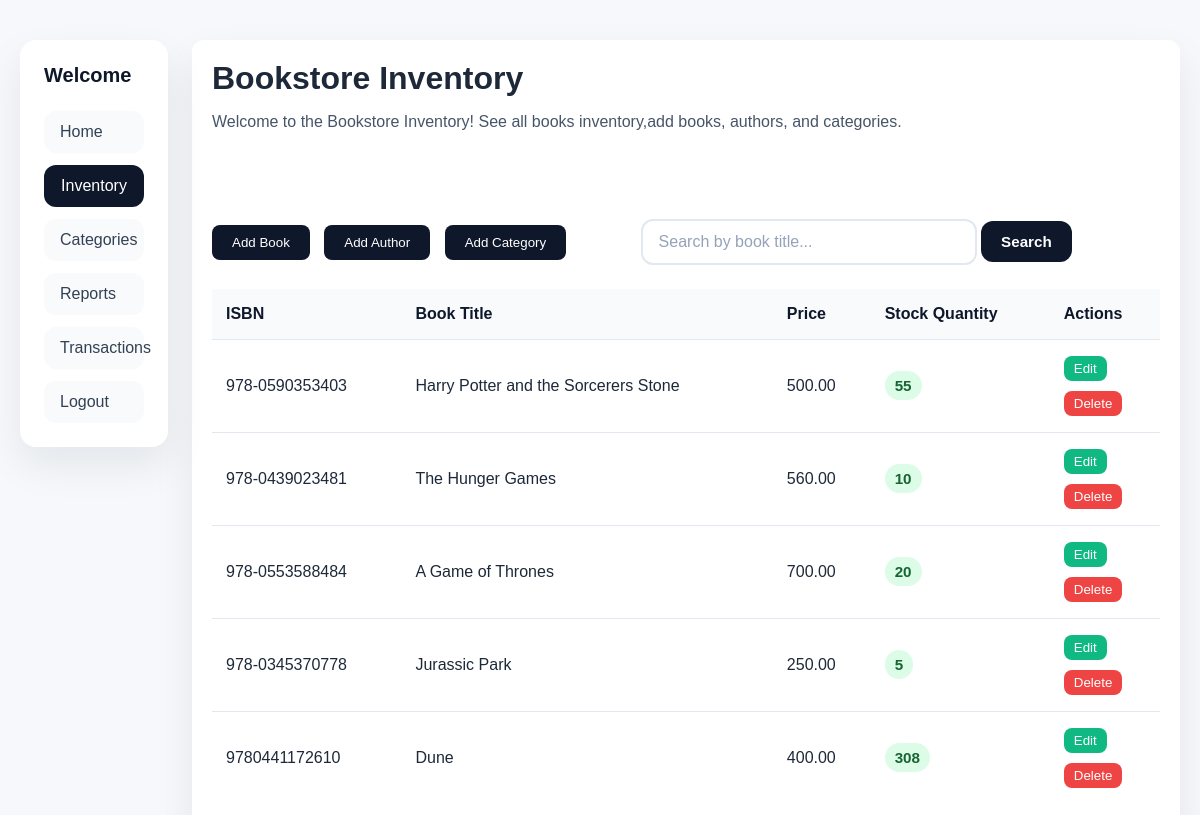
The app's page /index2.php with its own data.
### tables this page shows
CREATE TABLE `books` (
  `book_id` int(11) NOT NULL,
  `isbn` varchar(20) NOT NULL,
  `title` varchar(150) NOT NULL,
  `author_id` int(11) NOT NULL,
  `category_id` int(11) NOT NULL,
  `price` decimal(10,2) NOT NULL,
  `stock_quantity` int(11) NOT NULL
);

### get.php (called while the page is built, shortened)
<?php
    include "database.php";
    $queryBooks = "SELECT book_id, isbn, title, price, stock_quantity FROM books;";
    $sqlBooks = mysqli_query($connection, $queryBooks);
?>

### index2.php (the view, shortened to what this page needs)
<?php
    include "get.php";
?>
<!DOCTYPE html>
<html lang="en">
<head>
    <link rel="stylesheet" href="styles.css">
</head>
<body>
    <div class="layout">
        <aside class="sidebar">
            <div class="sidebar-header">
                <h2>Welcome</h2>
            </div>
            <nav class="sidebar-nav">
                <a href="index.php">Home</a>
                <a href="#" style="background: #0f172a; color: #ffffff; text-align: center;">Inventory</a>
                <a href="categories.php">Categories</a>
                <a href="reports.php">Reports</a>
                <a href="transactions.php">Transactions</a>
                <a href="logout.php">Logout</a>
            </nav>
        </aside>
        <div class="container">
            <h1>Bookstore Inventory</h1>
            <p>Welcome to the Bookstore Inventory! See all books inventory,add books, authors, and categories.</p>
            <button class="addBooks" onclick="window.location.href='addBook.php'">Add Book</button>
            <button class="addBooks" onclick="window.location.href='addAuthor.php'">Add Author</button>
            <button class="addBooks" onclick="window.location.href='addCategory.php'">Add Category</button>
              <form method="POST" class="search-form">
            <input type="text" class="searchbar" name="searchh" placeholder="Search by book title..." required>
            <button type="submit" class="search-button">Search</button>
        </form>
            <table class="inventory-table">
                <thead>
                    <tr>
                        <th>ISBN</th>
                        <th>Book Title</th>
                        <th>Price</th>
                        <th>Stock Quantity</th>
                        <th>Actions</th>
                    </tr>
                </thead>
                <tbody>
                    <?php while($results = mysqli_fetch_array($sqlBooks)) { ?>
                    <tr>
                         <td><?php echo $results['isbn']; ?></td>
                        <td><?php echo $results['title']; ?></td>
                        <td><?php echo $results['price']; ?></td>
                        <td><span class="status in-stock"><?php echo $results['stock_quantity']; ?></span></td>
                        <td>
                            <form action="/bookstore/edit.php" method="post">
                                <input type="submit" value="Edit" name="edit" class="edit-btn">
                            </form>
                            <form action="/bookstore/delete.php" method="post">
                                <input type="submit" value="Delete" name="delete" class="delete-btn">
                            </form>
                        </td>
                    </tr>
                    <?php } ?>
                </tbody>
            </table>
        </div>
    </div>
</body>
</html>

### styles.css (style rules this page uses)
body { font-family: Arial, sans-serif; margin: 0; padding: 20px; background-color: #f6f8fb; color: #1d2939; }
.layout { display: flex; gap: 24px; max-width: 1300px; margin: 0 auto; padding: 20px 0; }
.sidebar { width: 100px; padding: 24px; background: #ffffff; border-radius: 16px; box-shadow: 0 18px 40px rgba(15, 23, 42, 0.08); position: sticky; top: 20px; align-self: flex-start; }
.sidebar-header { display: flex; flex-direction: column; gap: 16px; margin-bottom: 24px; }
.sidebar-header h2 { margin: 0; font-size: 1.25rem; color: #0f172a; }
.sidebar-nav { display: flex; flex-direction: column; gap: 12px; }
.sidebar-nav a { display: block; padding: 12px 16px; border-radius: 12px; text-decoration: none; color: #334155; background: #f8fafc; transition: background-color 0.2s ease, transform 0.2s ease; }
.container { flex: 1; padding: 20px; background: #ffffff; border-radius: 12px; box-shadow: 0 18px 40px rgba(15, 23, 42, 0.08); }
h1 { margin: 0 0 12px; font-size: 2rem; }
p { margin: 0 0 24px; color: #475569; line-height: 1.6; }
.inventory-table { width: 100%; border-collapse: collapse; margin-bottom: 20px; }
.inventory-table th, .inventory-table td { padding: 16px 14px; text-align: left; border-bottom: 1px solid #e2e8f0; }
.inventory-table th { background: #f8fafc; font-weight: 700; color: #0f172a; }
.inventory-table tbody tr:last-child td { border-bottom: none; }
.status { display: inline-flex; align-items: center; gap: 8px; padding: 6px 10px; border-radius: 999px; font-size: 0.95rem; font-weight: 600; color: #0f172a; background: #e2e8f0; }
.status.in-stock { background: #dcfce7; color: #166534; }

### index2.php (style rules this page uses)
.edit-btn { background:#10b981; border: none; border-radius: 8px; color: #ffffff; padding: 5px 10px; margin-bottom: 5px; cursor:pointer; }
.delete-btn { background:#ef4444; border: none; border-radius: 8px; color: #ffffff; padding: 5px 10px; margin-top: 5px; cursor:pointer; }
.addBooks { background:#0f172a; color: #ffffff; border: none; border-radius: 8px; padding: 10px 20px; margin-bottom: 20px; cursor:pointer; margin-right: 10px; transition: all 0.3s ease; }
.search-form { display: inline-block; align-items: center; justify-content: center; gap: 12px; margin: 0 auto 24px; width: 100%; max-width: 500px; }
.searchbar { margin-left: 60px; padding: 12px 16px; width: 100%; max-width: 300px; border: 2px solid #e2e8f0; border-radius: 12px; font-size: 1rem; color: #1d2939; font-family: Arial, sans-serif; transition: all 0.3s ease; background: #ffffff; margin-top: 60px; }
.searchbar::placeholder { color: #94a3b8; }
.search-button { padding: 12px 20px; background: #0f172a; color: #ffffff; border: none; border-radius: 12px; font-weight: 600; font-size: 0.95rem; margin-top: 60px; cursor: pointer; transition: all 0.2s ease; }

### records on screen
books: isbn "978-0590353403", title "Harry Potter and the Sorcerers Stone", price "500.00", stock_quantity "55"
books: isbn "978-0439023481", title "The Hunger Games", price "560.00", stock_quantity "10"
books: isbn "978-0553588484", title "A Game of Thrones", price "700.00", stock_quantity "20"
books: isbn "978-0345370778", title "Jurassic Park", price "250.00", stock_quantity "5"
books: isbn "9780441172610", title "Dune", price "400.00", stock_quantity "308"
